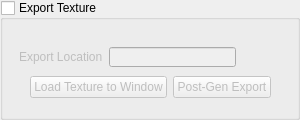
                 <widget class="QGroupBox" name="groupBox_2">
                  <property name="minimumSize">
                   <size>
                    <width>300</width>
                    <height>120</height>
                   </size>
                  </property>
                  <property name="maximumSize">
                   <size>
                    <width>300</width>
                    <height>120</height>
                   </size>
                  </property>
                  <property name="title">
                   <string>Export Texture</string>
                  </property>
                  <property name="checkable">
                   <bool>true</bool>
                  </property>
                  <property name="checked">
                   <bool>false</bool>
                  </property>
                  <widget class="QWidget" name="layoutWidget">
                   <property name="geometry">
                    <rect>
                     <x>10</x>
                     <y>26</y>
                     <width>281</width>
                     <height>81</height>
                    </rect>
                   </property>
                   <layout class="QVBoxLayout" name="verticalLayout_9">
                    <item>
                     <widget class="QWidget" name="TextureLayout" native="true">
                      <property name="minimumSize">
                       <size>
                        <width>0</width>
                        <height>30</height>
                       </size>
                      </property>
                      <property name="maximumSize">
                       <size>
                        <width>16777215</width>
                        <height>20</height>
                       </size>
                      </property>
                      <layout class="QHBoxLayout" name="horizontalLayout_14">
                       <item>
                        <widget class="QLabel" name="label_11">
                         <property name="minimumSize">
                          <size>
                           <width>0</width>
                           <height>20</height>
                          </size>
                         </property>
                         <property name="maximumSize">
                          <size>
                           <width>16777215</width>
                           <height>20</height>
                          </size>
                         </property>
                         <property name="text">
                          <string>Export Location</string>
                         </property>
                        </widget>
                       </item>
                       <item>
                        <widget class="QLineEdit" name="textureLine">
                         <property name="minimumSize">
                          <size>
                           <width>0</width>
                           <height>20</height>
                          </size>
                         </property>
                         <property name="maximumSize">
                          <size>
                           <width>16777215</width>
                           <height>20</height>
                          </size>
                         </property>
                        </widget>
                       </item>
                       <item>
                        <widget class="QPushButton" name="textureButton">
                         <property name="minimumSize">
                          <size>
                           <width>0</width>
                           <height>20</height>
                          </size>
                         </property>
                         <property name="maximumSize">
                          <size>
                           <width>16777215</width>
                           <height>20</height>
                          </size>
                         </property>
                         <property name="text">
                          <string/>
                         </property>
                         <property name="icon">
                          <iconset>
                           <normaloff>../../Uni/FMP/Terrain/ui/browseFolder.png</normaloff>../../Uni/FMP/Terrain/ui/browseFolder.png</iconset>
                         </property>
                         <property name="iconSize">
                          <size>
                           <width>25</width>
                           <height>25</height>
                          </size>
                         </property>
                         <property name="flat">
                          <bool>true</bool>
                         </property>
                        </widget>
                       </item>
                      </layout>
                     </widget>
                    </item>
                    <item>
                     <layout class="QHBoxLayout" name="horizontalLayout_20">
                      <item>
                       <spacer name="horizontalSpacer_8">
                        <property name="orientation">
                         <enum>Qt::Horizontal</enum>
                        </property>
                        <property name="sizeHint" stdset="0">
                         <size>
                          <width>40</width>
                          <height>20</height>
                         </size>
                        </property>
                       </spacer>
                      </item>
                      <item>
                       <widget class="QPushButton" name="loadTextureButton">
                        <property name="enabled">
                         <bool>false</bool>
                        </property>
                        <property name="text">
                         <string>Load Texture to Window</string>
                        </property>
                       </widget>
                      </item>
                      <item>
                       <widget class="QPushButton" name="postGenTexture">
                        <property name="enabled">
                         <bool>false</bool>
                        </property>
                        <property name="text">
                         <string>Post-Gen Export</string>
                        </property>
                       </widget>
                      </item>
                      <item>
                       <spacer name="horizontalSpacer_9">
                        <property name="orientation">
                         <enum>Qt::Horizontal</enum>
                        </property>
                        <property name="sizeHint" stdset="0">
                         <size>
                          <width>40</width>
                          <height>20</height>
                         </size>
                        </property>
                       </spacer>
                      </item>
                     </layout>
                    </item>
                   </layout>
                  </widget>
                 </widget>
